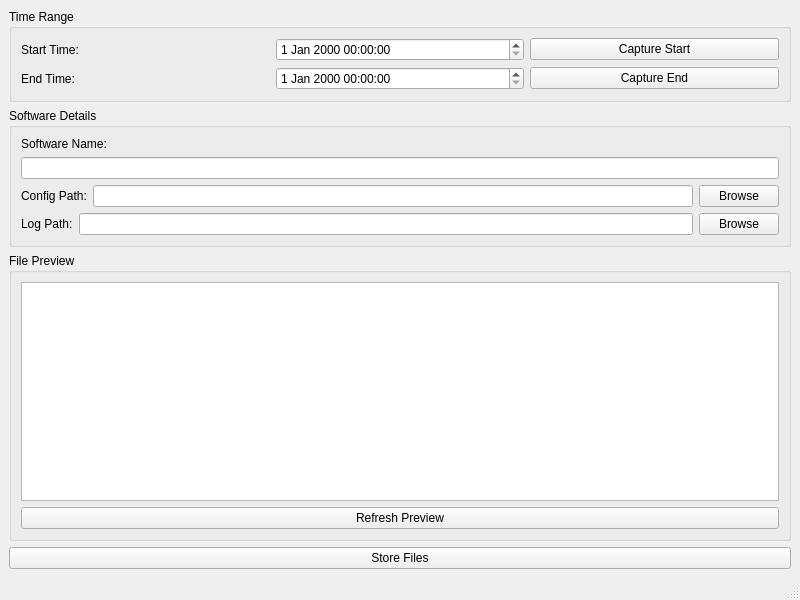
<?xml version="1.0" encoding="UTF-8"?>
<ui version="4.0">
 <class>MainWindow</class>
 <widget class="QMainWindow" name="MainWindow">
  <property name="geometry">
   <rect>
    <x>0</x>
    <y>0</y>
    <width>800</width>
    <height>600</height>
   </rect>
  </property>
  <property name="windowTitle">
   <string>Advanced Log File Capture</string>
  </property>
  <widget class="QWidget" name="centralwidget">
   <layout class="QVBoxLayout" name="verticalLayout">
    <item>
     <widget class="QGroupBox" name="timeRangeGroup">
      <property name="title">
       <string>Time Range</string>
      </property>
      <layout class="QVBoxLayout" name="verticalLayout_2">
       <item>
        <layout class="QHBoxLayout" name="horizontalLayout">
         <item>
          <widget class="QLabel" name="label">
           <property name="text">
            <string>Start Time:</string>
           </property>
          </widget>
         </item>
         <item>
          <widget class="QDateTimeEdit" name="startTimeEdit"/>
         </item>
         <item>
          <widget class="QPushButton" name="captureStartBtn">
           <property name="text">
            <string>Capture Start</string>
           </property>
          </widget>
         </item>
        </layout>
       </item>
       <item>
        <layout class="QHBoxLayout" name="horizontalLayout_2">
         <item>
          <widget class="QLabel" name="label_2">
           <property name="text">
            <string>End Time:</string>
           </property>
          </widget>
         </item>
         <item>
          <widget class="QDateTimeEdit" name="endTimeEdit"/>
         </item>
         <item>
          <widget class="QPushButton" name="captureEndBtn">
           <property name="text">
            <string>Capture End</string>
           </property>
          </widget>
         </item>
        </layout>
       </item>
      </layout>
     </widget>
    </item>
    <item>
     <widget class="QGroupBox" name="softwareDetailsGroup">
      <property name="title">
       <string>Software Details</string>
      </property>
      <layout class="QVBoxLayout" name="verticalLayout_3">
       <item>
        <widget class="QLabel" name="label_3">
         <property name="text">
          <string>Software Name:</string>
         </property>
        </widget>
       </item>
       <item>
        <widget class="QLineEdit" name="softwareNameEdit"/>
       </item>
       <item>
        <layout class="QHBoxLayout" name="horizontalLayout_3">
         <item>
          <widget class="QLabel" name="label_4">
           <property name="text">
            <string>Config Path:</string>
           </property>
          </widget>
         </item>
         <item>
          <widget class="QLineEdit" name="configPathEdit"/>
         </item>
         <item>
          <widget class="QPushButton" name="configBrowseBtn">
           <property name="text">
            <string>Browse</string>
           </property>
          </widget>
         </item>
        </layout>
       </item>
       <item>
        <layout class="QHBoxLayout" name="horizontalLayout_4">
         <item>
          <widget class="QLabel" name="label_5">
           <property name="text">
            <string>Log Path:</string>
           </property>
          </widget>
         </item>
         <item>
          <widget class="QLineEdit" name="logPathEdit"/>
         </item>
         <item>
          <widget class="QPushButton" name="logBrowseBtn">
           <property name="text">
            <string>Browse</string>
           </property>
          </widget>
         </item>
        </layout>
       </item>
      </layout>
     </widget>
    </item>
    <item>
     <widget class="QGroupBox" name="filePreviewGroup">
      <property name="title">
       <string>File Preview</string>
      </property>
      <layout class="QVBoxLayout" name="verticalLayout_4">
       <item>
        <widget class="QListWidget" name="fileListWidget"/>
       </item>
       <item>
        <widget class="QPushButton" name="refreshPreviewBtn">
         <property name="text">
          <string>Refresh Preview</string>
         </property>
        </widget>
       </item>
      </layout>
     </widget>
    </item>
    <item>
     <widget class="QPushButton" name="storeBtn">
      <property name="text">
       <string>Store Files</string>
      </property>
     </widget>
    </item>
   </layout>
  </widget>
  <widget class="QMenuBar" name="menubar">
   <property name="geometry">
    <rect>
     <x>0</x>
     <y>0</y>
     <width>800</width>
     <height>22</height>
    </rect>
   </property>
  </widget>
  <widget class="QStatusBar" name="statusbar"/>
 </widget>
 <resources/>
 <connections/>
</ui>
